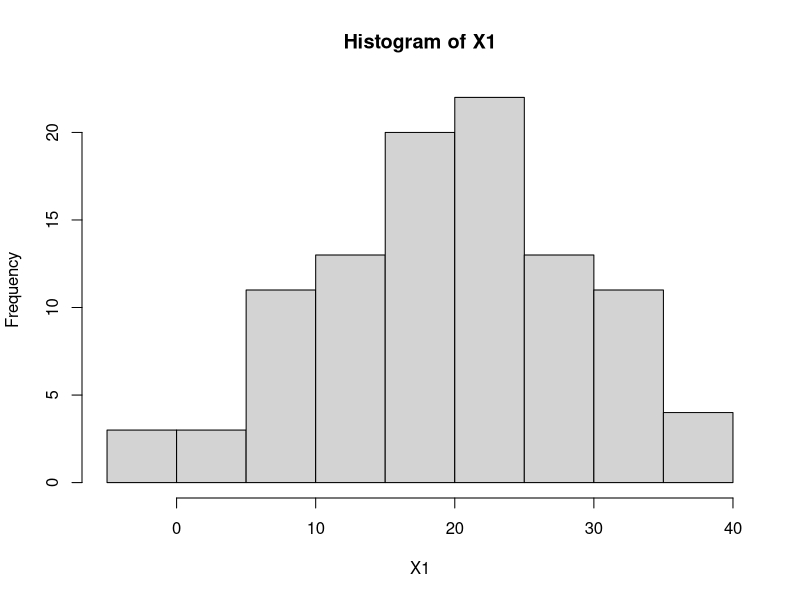

Reproduce this figure in R.

set.seed(101)

# Generate Data

N = 100 # 100 data points

Int = 20

xCoef = 2

X1 = rnorm(N, 20, 10)
hist(X1)

numIt = 1:1000
Yit = rep(0, 1000)
for(var in numIt) {
  Y = Int + X1*xCoef + rnorm(N, 0, 20)
  #plot(X1, Y)
  #abline(20, 2, col="red")
  #fit a linear regression
  fit = lm(Y~X1)
  summary(fit)
  #abline(fit, col="blue")
  Yit[var] = coef(fit)[2]
}

sd(Yit)
Yit
Y = Int + X1*xCoef + rnorm(N, 0, 20)
fit = lm(Y~X1)
summary(fit)
